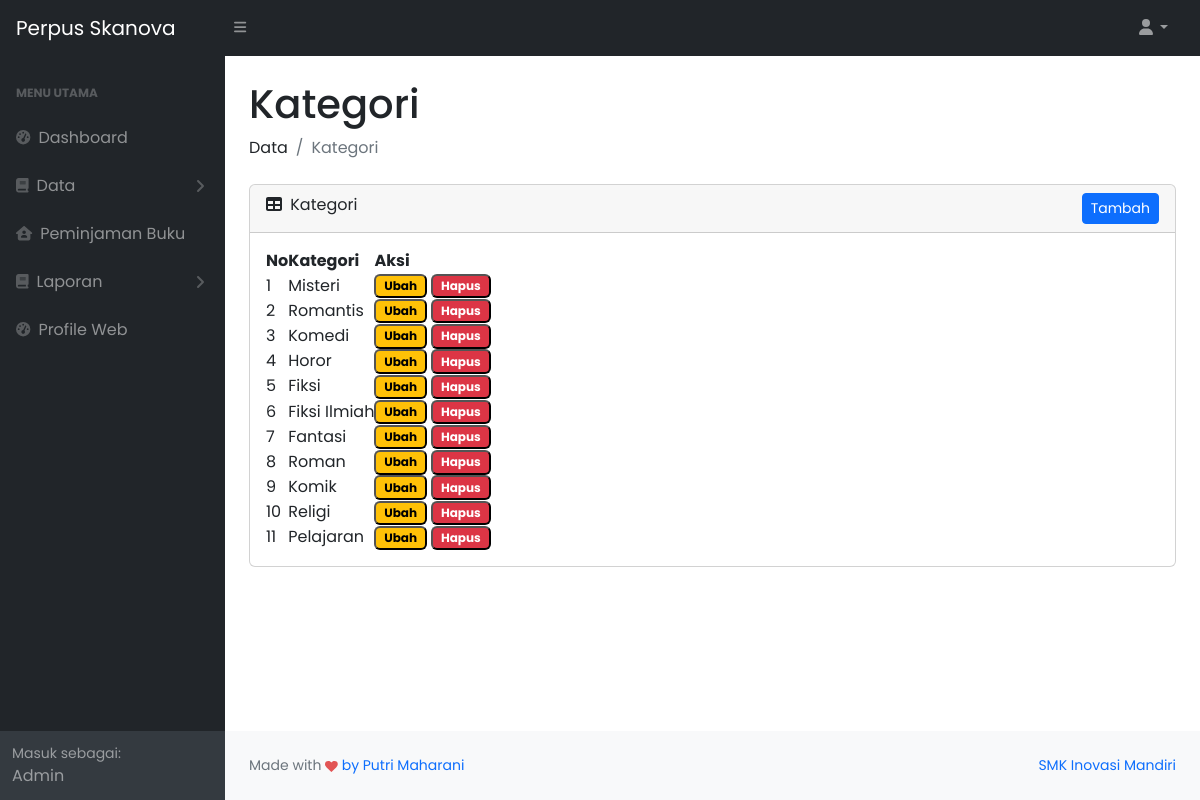
/admin/kategori.php (signed in), run on the app's committed database.
### tables this page shows
CREATE TABLE `kategoribuku` (
  `id_kategori` int(11) NOT NULL,
  `nama_kategori` varchar(255) NOT NULL
);

### admin/kategori.php (the view, shortened to what this page needs)
<?php
include 'layout/header.php';
?>
<body class="sb-nav-fixed">
        <?php
        include 'layout/sidebar.php';
        ?>
        <div id="layoutSidenav_content">
            <main>
                <div class="container-fluid px-4">
                    <h1 class="mt-4">Kategori</h1>
                    <ol class="breadcrumb mb-4">
                        <li class="breadcrumb-item">Data</li>
                        <li class="breadcrumb-item active">Kategori</li>
                    </ol>
                    <div class="card mb-4">
                        <div class="card-header">
                            <i class="fas fa-table me-1"></i>
                            Kategori
                            <button type="button" style="float: right;" class="btn btn-sm btn-primary" data-bs-toggle="modal" data-bs-target="#tambahBuku">
                            Tambah
                        </button>
                        </div>
                        <div class="card-body">
                            <table id="datatablesSimple">
                                <thead>
                                    <tr>
                                        <th>No</th>
                                        <th>Kategori</th>
                                        <th>Aksi</th>
                                    </tr>
                                </thead>
                                <tbody>
                                <?php
                                $no = 1;
                                $tampil = mysqli_query($koneksi, "SELECT * FROM kategoribuku");
                                while ($loop = mysqli_fetch_array($tampil)) :
                                ?>
                                    <tr>
                                        <td><?= $no++ ?></td>
                                        <td><?= $loop['nama_kategori'] ?></td>
                                        <td>
                                            <button type="button" class="badge text-bg-warning btn-sm" data-bs-toggle="modal" data-bs-target="#ubahKategori<?= $no ?>">Ubah</button>
                                            <button type="submit" name="hapus" class="badge text-bg-danger btn-sm" data-bs-toggle="modal" data-bs-target="#hapusKategori<?= $no ?>">Hapus</button>
                                        </td>
                                        </div>
                                    </tr>
                                <?php endwhile; ?>
<?php
include 'layout/footer.php';
?>

### data on the page
kategoribuku: nama_kategori "Misteri"
kategoribuku: nama_kategori "Romantis"
kategoribuku: nama_kategori "Komedi"
kategoribuku: nama_kategori "Horor"
kategoribuku: nama_kategori "Fiksi"
kategoribuku: nama_kategori "Fiksi Ilmiah"
kategoribuku: nama_kategori "Fantasi"
kategoribuku: nama_kategori "Roman"
kategoribuku: nama_kategori "Komik"
kategoribuku: nama_kategori "Religi"
kategoribuku: nama_kategori "Pelajaran"

### other printed values
$_SESSION['role'] "Admin"
